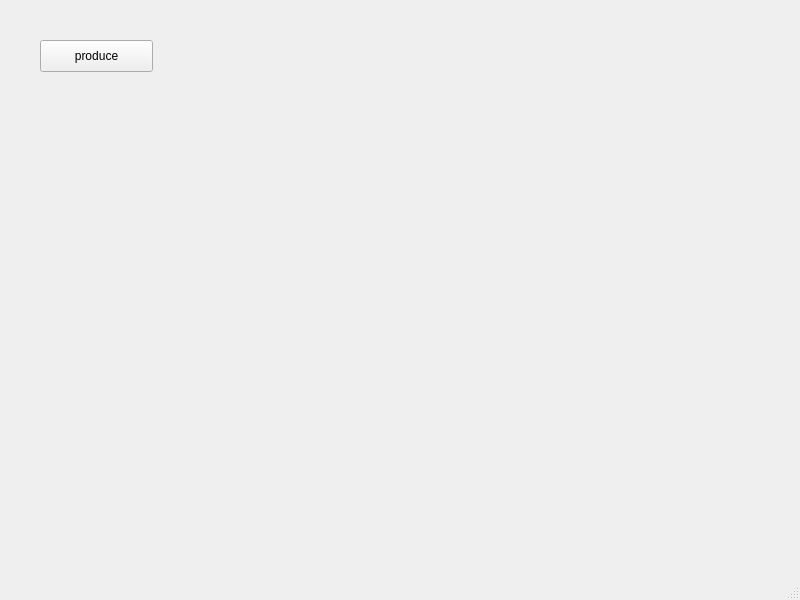
<?xml version="1.0" encoding="UTF-8"?>
<ui version="4.0">
 <class>MainWindow</class>
 <widget class="QMainWindow" name="MainWindow">
  <property name="geometry">
   <rect>
    <x>0</x>
    <y>0</y>
    <width>800</width>
    <height>600</height>
   </rect>
  </property>
  <property name="windowTitle">
   <string>MainWindow</string>
  </property>
  <widget class="QWidget" name="centralwidget">
   <widget class="QPushButton" name="produceButton">
    <property name="geometry">
     <rect>
      <x>40</x>
      <y>40</y>
      <width>113</width>
      <height>32</height>
     </rect>
    </property>
    <property name="text">
     <string>produce</string>
    </property>
   </widget>
  </widget>
  <widget class="QMenuBar" name="menubar">
   <property name="geometry">
    <rect>
     <x>0</x>
     <y>0</y>
     <width>800</width>
     <height>24</height>
    </rect>
   </property>
  </widget>
  <widget class="QStatusBar" name="statusbar"/>
 </widget>
 <resources/>
 <connections/>
</ui>
